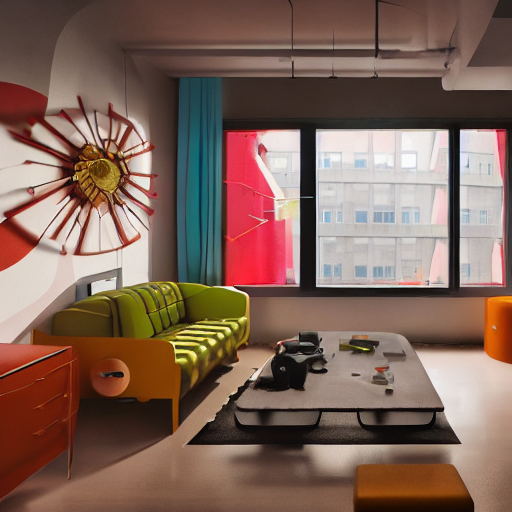
#> input picture watermark/inp-img/apartment-0010.png, 512 x 512 px; its folder holds only this picture in this run
$ python wm-v1.1.0-stable.py
#> lines starting #> are read from the running program, lines starting #| are printed output that depends on the picture
# Program:     wm-v-1.1.0-stable.py
# Description: Generate one image with watermark, base previous program wm.py v-1.0.0
# Changes:
# 1. Add multiple watermarks in parts var
# 2. Rotation grades for watermark text
# 3. Font color
# Licence: GNU General Public License v3.0
# Dev status: Latest Stable Version 1.1.0

# # Required libraries
# python programs to support file and directory functions
import os
#Import required Image library
from PIL import Image, ImageDraw, ImageFont
from random import randint

# Generate Transparent Base Image for Watermark
def gen_t_image( iimg, isize ):

    # Open new image into object
    #iimg = Image.new('RGBA', isize)

    # Open new image objetc from parameters
    rgba = iimg.convert("RGBA")
    datas = rgba.getdata()

    newData = []
    for item in datas:
        if item[0] == 0 and item[1] == 0 and item[2] == 0:  # Finding black colour by its RGB value
            # Storing a transparent value when we find a black colour
            newData.append((255, 255, 255, 0))
        else:
            newData.append(item)  # Other colours remain unchanged

    rgba.putdata(newData)
    return rgba

# Mixing two images and return mixed one back
def mix_img(img1, img2):
    comb_image = Image.alpha_composite(img1, img2)
    return comb_image

# Generating watermarks function
def gen_wm(name, parts, rotateg, bkgcolor, fcolor, original_image, original_image_size, fontzise):

    # --- Select watermark font ---
    font = ImageFont.truetype('Impacted2.0.ttf', fontzise)

    # calculate text size in pixels (width, height)
    text_size = font.getsize(name)

    # create image for text
    text_image = Image.new('RGBA', text_size)
    ###text_image = gen_t_image( text_size )
    #text_image.putalpha(0)
    text_draw = ImageDraw.Draw(text_image)
    #text_draw.save('out-img/out-text.png', "PNG")
    # draw text on image
    text_draw.text((0, 0), name, fcolor, font=font)
    # rotate text image and fill with transparent color
    rotated_text_image = text_image.rotate(rotateg, expand=True, fillcolor=bkgcolor)
    rotated_text_image = gen_t_image( rotated_text_image, original_image_size )
    rotated_text_image.save('out-img/out-rtextimg.png', "PNG")
    rotated_text_image_size = rotated_text_image.size
    #rotated_text_image.show()
    # --- watermarks image ---
    combined_image = original_image
    # calculate top/left corner for centered text
    ##parts = 8
    offset_x = original_image_size[0]//parts
    offset_y = original_image_size[1]//parts
    start_x = original_image_size[0]//parts - rotated_text_image_size[0]//2
    start_y = original_image_size[1]//parts - rotated_text_image_size[1]//2
    for a in range(0, parts, 2):
        for b in range(0, parts, 2):
            x = start_x + a*offset_x
            y = start_y + b*offset_y
            # image with the same size and transparent color (..., ..., ..., 0)
            watermarks_image = Image.new('RGBA', original_image_size)
            ###watermarks_image = gen_t_image( original_image_size )
            #watermarks_image.putalpha(0)
            #watermarks_image
            # put text in expected place on watermarks image
            watermarks_image.paste(rotated_text_image, (x, y))
            # put watermarks image on original image
            combined_image = mix_img(combined_image, watermarks_image)

    return combined_image


#Parameters
#font = ImageFont.truetype('Impacted2.0.ttf', fontzise)
path  = ["inp-img", "out-img"]
text  = "staygoldcrypto.com/shop"
font = ImageFont.truetype('Impacted2.0.ttf', 25)
margin = 50

# --- Watermark Params ---
parts = 6
grades = 30
fontcolor = (255,255,255,126)
backgcolor = (0,0,0,0)
fontzise = 19

# Check whether the specified path exists or not
for dpath in path:
    eXist = os.path.exists(dpath)
    if not eXist :
        os.mkdir(dpath)
        #printing if the path exists or not
        print(dpath + ' Directory was created')


# Getting the list of directories
dir = os.listdir(path[0])

# Checking if the list is empty or not
if len(dir) == 0:
    print("Empty source image directory")
else:
    print("Processing Images...")

for filex in dir:
    #Create an Image Object from an Image
    nfile = path[0] + f'/' + filex
    ###im = Image.open(nfile)
    im = Image.open(nfile).convert("RGBA")
    width, height = im.size
#> width = 512; height = 512

    xoriginal_image = im
    xoriginal_image_size = xoriginal_image.size
#> xoriginal_image_size = (512, 512)

    outimage = gen_wm(text, parts, grades, backgcolor, fontcolor, xoriginal_image, xoriginal_image_size, fontzise)
#> in gen_wm, `text_image = Image.new('RGBA', text_size)`: text_image: PIL image 217x21 RGBA; every value is 0
#> after the loop in gen_t_image, `for item in datas:`: newData = 25273 items
#> the loop in gen_wm, `for a in range(0, parts, 2):` made 3 passes
#> pass 1, in mix_img (call 3), `comb_image = Image.alpha_composite(img1, img2)`:
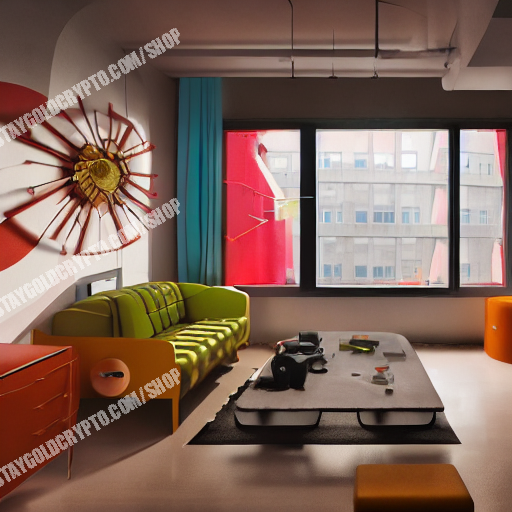
#> comb_image: PIL image 512x512 RGBA; mean R, G, B, A 130.2, 102.8, 90.8, 255
#> after the loop in gen_wm, `for a in range(0, parts, 2):`:
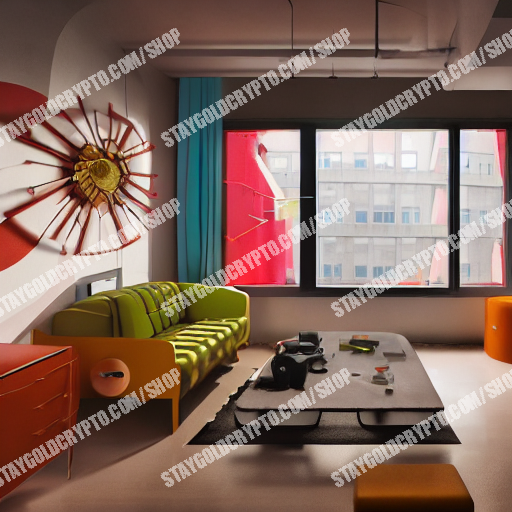
#> combined_image: PIL image 512x512 RGBA; mean R, G, B, A 133.4, 106.6, 94.8, 255

    # --- result ---
    outFile = path[1] + f'/' + 'out-' +  filex
    print('Image processed -> ', outFile )
    outimage.save(outFile, "PNG")

print('Done...')

$ run again, on watermark/inp-img/apartment-0070.png
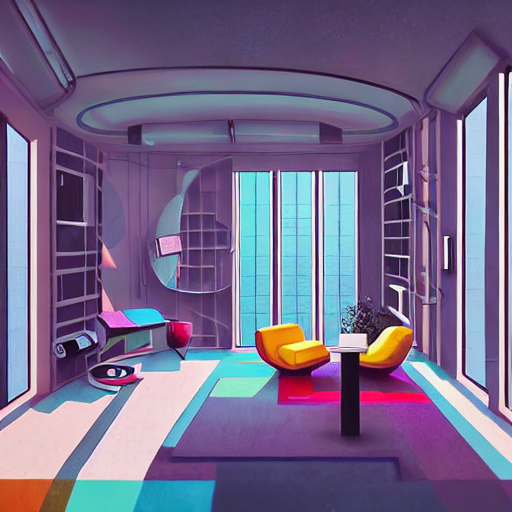
#> input picture watermark/inp-img/apartment-0070.png, 512 x 512 px
#> text_image: PIL image 217x21 RGBA; every value is 0
#> after the loop in gen_t_image, `for item in datas:`: newData = 25273 items
#> the loop in gen_wm, `for a in range(0, parts, 2):` made 3 passes
#> pass 1, in mix_img (call 3), `comb_image = Image.alpha_composite(img1, img2)`:
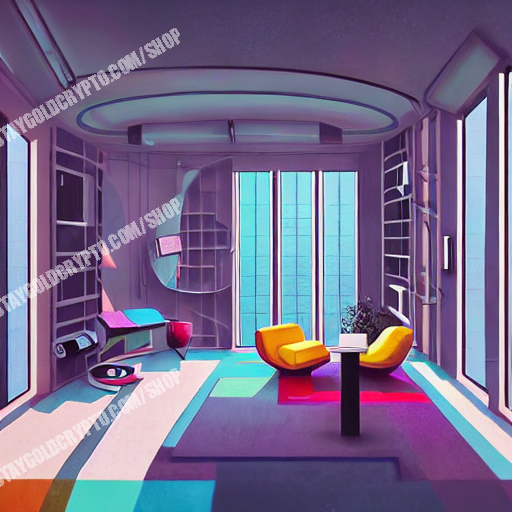
#> comb_image: PIL image 512x512 RGBA; mean R, G, B, A 118, 107.3, 139.8, 255
#> after the loop in gen_wm, `for a in range(0, parts, 2):`:
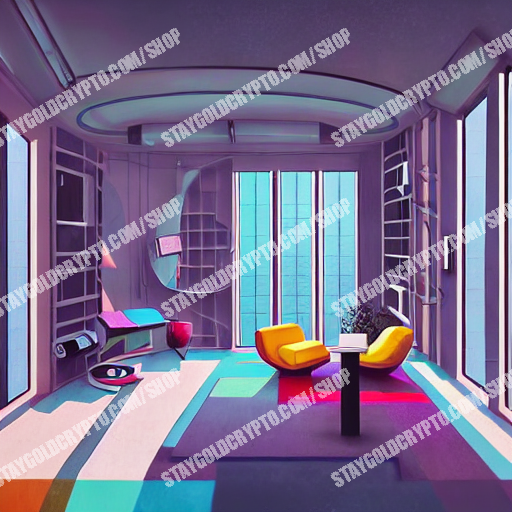
#> combined_image: PIL image 512x512 RGBA; mean R, G, B, A 121.6, 111.2, 142.6, 255

$ run again, on watermark/inp-img/apartment-0020.png
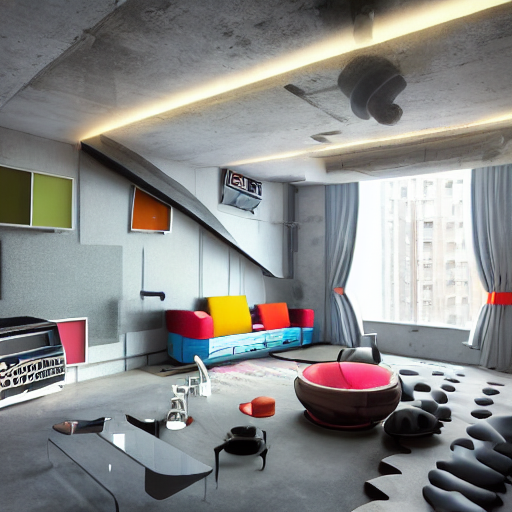
#> input picture watermark/inp-img/apartment-0020.png, 512 x 512 px
#> text_image: PIL image 217x21 RGBA; every value is 0
#> after the loop in gen_t_image, `for item in datas:`: newData = 25273 items
#> the loop in gen_wm, `for a in range(0, parts, 2):` made 3 passes
#> pass 1, in mix_img (call 3), `comb_image = Image.alpha_composite(img1, img2)`:
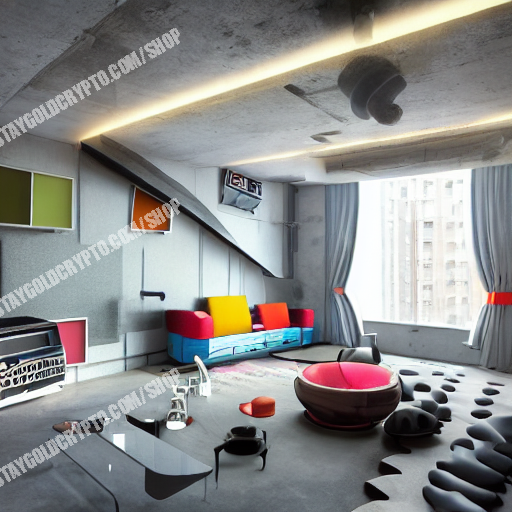
#> comb_image: PIL image 512x512 RGBA; mean R, G, B, A 138.4, 138.6, 137.6, 255
#> after the loop in gen_wm, `for a in range(0, parts, 2):`:
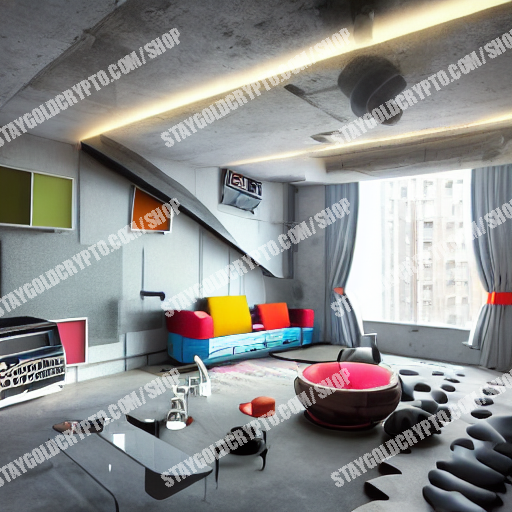
#> combined_image: PIL image 512x512 RGBA; mean R, G, B, A 141.1, 141.3, 140.3, 255
